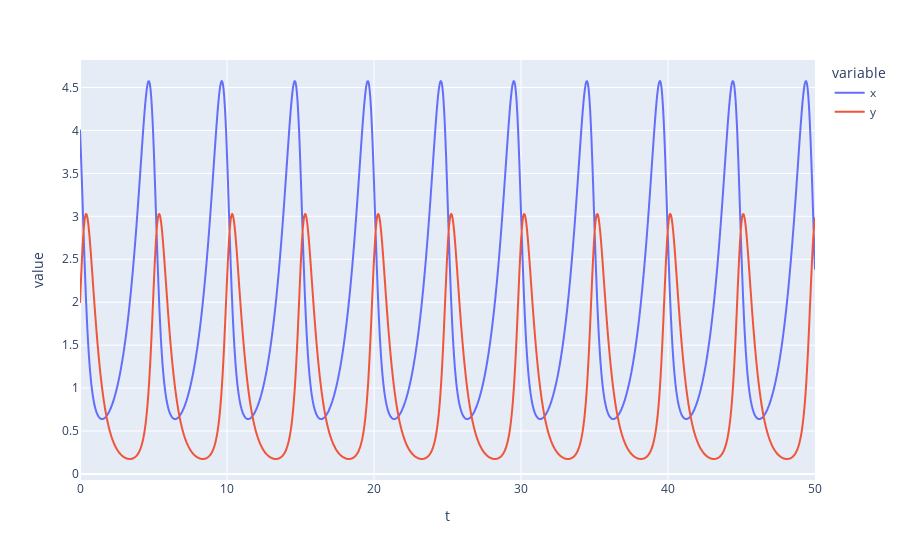

Source (notebook cell):
### Code cell
from numpy import sqrt, linspace
from scipy.integrate import solve_ivp
import plotly.express as px
import pandas as pd
from ipywidgets import interact


z0 = [x0, y0]

def f(t,z):
    x, y = z
    dx = a*x - b*x*y
    dy = c*x*y - d*y
    return [dx, dy]

sol = solve_ivp(f, [t_start, t_end], z0, rtol=1e-10, atol=1e-10, dense_output=True)

t = linspace(t_start,t_end,1001)

df = pd.DataFrame({"t": t, "x": sol.sol(t)[0], "y": sol.sol(t)[1]})

fig = px.line(data_frame=df, x="t", y=["x", "y"], hover_data="t")
fig.show()

### Figure 1 — Plotly figure (JSON) as saved in the notebook; plotly's stock layout.template omitted (floating-point values rounded to 4 significant figures; data arrays with more than 128 entries replaced by an {"elided": "..."} marker saying what was removed)
{"data": [{"hovertemplate": "variable=x<br>t=%{x}<br>value=%{y}<extra></extra>", "legendgroup": "x", "line": {"color": "#636efa", "dash": "solid"}, "marker": {"symbol": "circle"}, "mode": "lines", "name": "x", "showlegend": true, "type": "scattergl", "x": {"elided": "1001 float values"}, "xaxis": "x", "y": {"elided": "1001 float values"}, "yaxis": "y"}, {"hovertemplate": "variable=y<br>t=%{x}<br>value=%{y}<extra></extra>", "legendgroup": "y", "line": {"color": "#EF553B", "dash": "solid"}, "marker": {"symbol": "circle"}, "mode": "lines", "name": "y", "showlegend": true, "type": "scattergl", "x": {"elided": "1001 float values"}, "xaxis": "x", "y": {"elided": "1001 float values"}, "yaxis": "y"}], "layout": {"legend": {"title": {"text": "variable"}, "tracegroupgap": 0}, "margin": {"t": 60}, "xaxis": {"anchor": "y", "domain": [0, 1], "title": {"text": "t"}}, "yaxis": {"anchor": "x", "domain": [0, 1], "title": {"text": "value"}}}}
